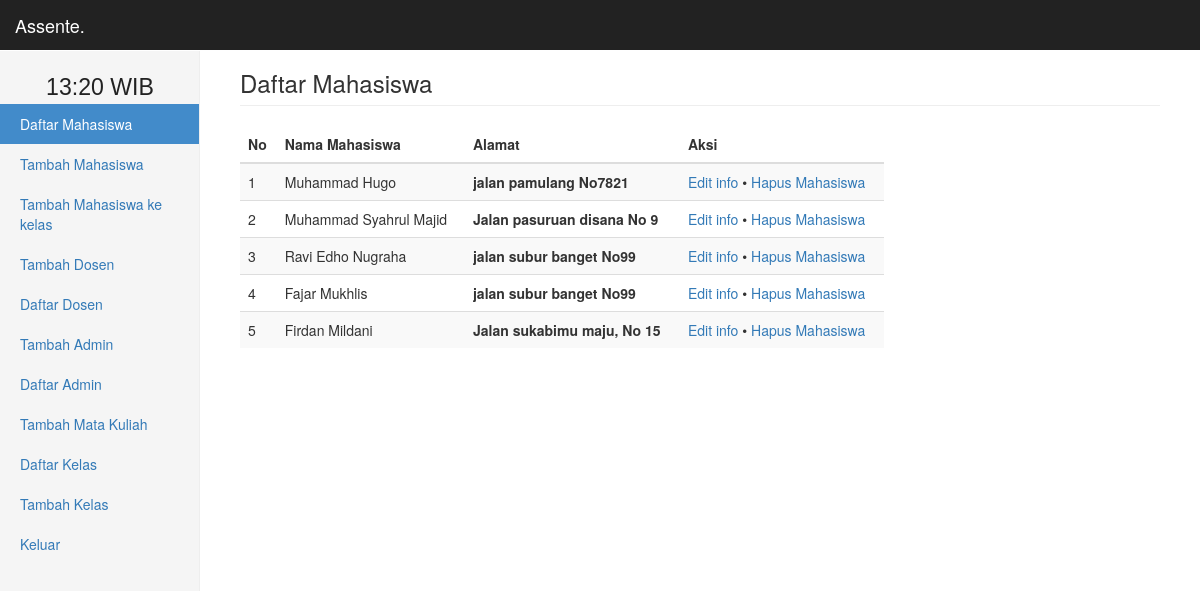
/siswa (signed in), run on the app's committed database.
### tables this page shows
CREATE TABLE `detail_user` (
  `id_user` int(10) NOT NULL,
  `nis_user` varchar(100) NOT NULL,
  `name_user` varchar(255) NOT NULL,
  `sklh_user` varchar(255) NOT NULL,
  `jk_user` varchar(5) NOT NULL
);

### view/admin/siswa.php (the view, shortened to what this page needs)
<h3 class='page-header'>Daftar Mahasiswa</h3>
    <div class='table-resfponsive'>
    <?php
        if (isset($_GET['id_siswa'])) {
            if ($_GET['id_siswa']!=="") {
                $id_user=$_GET['id_siswa'];
                include './view/adm/edit_siswa.php';
            } else {
                header("location:siswa");
            }
        } else {
$limit = 10;
if(!isset($_GET['pn']) || !is_numeric($_GET['pn'])){
    $page = 1;
} else {
    $page = $_GET['pn'];
}
$limitvalue = $page * $limit - ($limit);
$q = "SELECT*FROM detail_user ORDER BY sklh_user ASC LIMIT $limitvalue, $limit";
$cek_page = $conn->query($q);
if ($cek_page->num_rows != 0) {
    if ($r = $conn->query($q)) {
    if ($r->num_rows!==0) {
            echo "<table class='table table-striped' style='width:70%'>
                    <thead>
                        <tr>
                            <th>No</th>
                            <th>Nama Mahasiswa</th>
                            <th>Alamat</th>
                            <th>Aksi</th>
                        </tr>
                    </thead>
                    <tbody>";
                    $query_siswa = $conn->query($q);
                    $no=0;
                    while ($get_siswa = $query_siswa->fetch_assoc()) {
                        $id_siswa = $get_siswa['id_user'];
                        $name = $get_siswa['name_user'];
                        $school = $get_siswa['sklh_user'];
                        $no++;
                        echo "<tr>
                                <td>$no</td>
                                <td>$name</td>
                                <td><strong>$school</strong></td>
                                <td><a href='siswa&id_siswa=$id_siswa' title='Edit $name'>Edit info</a> &bullet; <a style='cursor:pointer' onclick='hapusSiswa($id_siswa)' >Hapus Mahasiswa</a></td>
                            </tr>";
                    }
                    echo "</tbody></table>";
                    } else {
                        echo "<hr />";
                    }
                } else {
                    echo "<div class='alert alert-danger'><strong>Terjadi kesalahan.</strong></div>";
                }
            } else {
                echo "<div class='alert alert-danger'><strong>Tidak ada data untuk ditampilkan</strong></div>";
            }
        }
     ?>
</div>
<script src="lib/js/sweetalert2.min.js"></script> <link rel="stylesheet" type="text/css" href="lib/js/sweetalert2.css">

### data on the page
detail_user: name_user "Muhammad Hugo", sklh_user "jalan pamulang No7821"
detail_user: name_user "Muhammad Syahrul Majid", sklh_user "Jalan pasuruan disana No 9"
detail_user: name_user "Ravi Edho Nugraha", sklh_user "jalan subur banget No99"
detail_user: name_user "Fajar Mukhlis", sklh_user "jalan subur banget No99"
detail_user: name_user "Firdan Mildani", sklh_user "Jalan sukabimu maju, No 15"

### other printed values
$name[$i] "Daftar Mahasiswa"
$name[$i] "Tambah Mahasiswa"
$name[$i] "Tambah Mahasiswa ke kelas"
$name[$i] "Tambah Dosen"
$name[$i] "Daftar Dosen"
$name[$i] "Tambah Admin"
$name[$i] "Daftar Admin"
$name[$i] "Tambah Mata Kuliah"
$name[$i] "Daftar Kelas"
$name[$i] "Tambah Kelas"
$name[$i] "Keluar"
